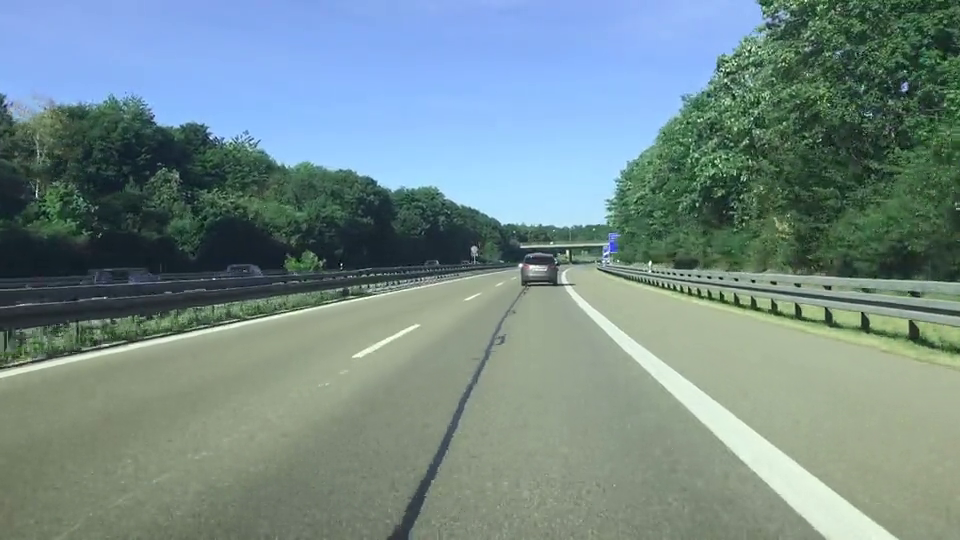
#> input picture frame 39 of assignment_4/Lane_video.mp4, 960 x 540 px, given in place of traffic_assignment.mp4, which was not available
$ jupyter execute assignment_8.ipynb
#> lines starting #> are read from the running program, lines starting #| are printed output that depends on the picture; pictures that were not available may be replaced by others from this repository, and a replacement may not be noted
[cell 1]
import cv2
import numpy as np
from matplotlib import pyplot as plt

[cell 2]
def display_img(disp_img):
    cv2.imshow('img_display',disp_img)
    cv2.waitKey(0)

[cell 3]
def read_img(path):
    img_matrix = cv2.imread(path)
    display_img(img_matrix)
    return img_matrix

[cell 4]
def img_cvt2gray(img):
    gray_img = cv2.cvtColor(img,cv2.COLOR_BGR2GRAY)
    return gray_img

[cell 5]
def lk_opticalFlow(prev_img, curr_img, cornerPts):
    Lk_pts, status, err = cv2.calcOpticalFlowPyrLK(prev_img, curr_img, cornerPts, None, winSize  = (15, 15), maxLevel = 2,
                                       criteria = (cv2.TERM_CRITERIA_EPS | cv2.TERM_CRITERIA_COUNT, 10, 0.03))
    return(Lk_pts, status, err)

[cell 6]
def cornerPoints(grey):
    # params for ShiTomasi corner detection
    points = cv2.goodFeaturesToTrack(grey, mask = None ,maxCorners = 100, qualityLevel = 0.3, minDistance = 7, blockSize = 7)
    return points

[cell 7]
cap = cv2.VideoCapture("assignment_8/traffic_assignment.mp4")

# Write video
frame_width = int(cap.get(3))
frame_height = int(cap.get(4))
size = (frame_width, frame_height)
# save video in .avi format at 30fps
result_opticalFlow = cv2.VideoWriter('assignment_8/Traffic_opticalFlow.avi', cv2.VideoWriter_fourcc(*'MJPG'), 30, size)
# save video in .avi format at 30fps
result_mask = cv2.VideoWriter('assignment_8/Traffic_mask.avi', cv2.VideoWriter_fourcc(*'MJPG'), 30, size)
# Create some random colors
color = np.random.randint(0, 255, (100, 3)) #100 array of dim ((1, 3 )- (R,G,B)) with random val between 0 and 255
# Take first frame and find corners in it
ret, old_frame = cap.read()
#> old_frame is the input picture: shape (540, 960, 3); mean B, G, R 137.7, 139, 116.4
old_gray = img_cvt2gray(old_frame)
#> in img_cvt2gray, `gray_img = cv2.cvtColor(img,cv2.COLOR_BGR2GRAY)`:
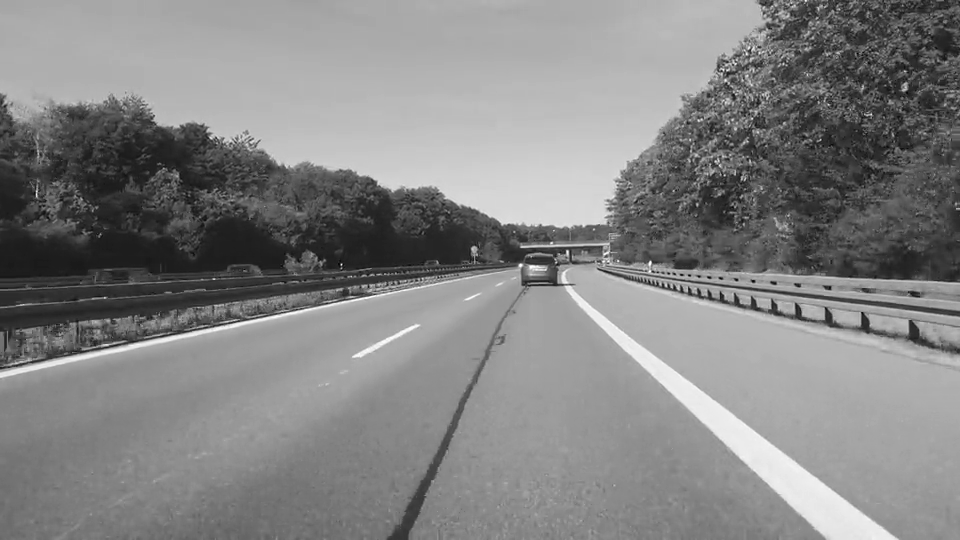
#> gray_img: shape (540, 960); min 0, max 255, mean 132
Prev_points = cornerPoints(old_gray) # detect initial location of corner points using ShiTomasi corner detection algorithm
#> in cornerPoints, `points = cv2.goodFeaturesToTrack(grey, mask = None ,maxCorners = 100, ..`: points = 64 rows, first 8: [568, 249], [725, 71], [664, 287], [747, 52], [727, 81], [474, 248], [652, 262], [734, 62]
#> Prev_points has the same summary as points in cornerPoints
# Create a mask image for drawing purposes
mask = np.zeros_like(old_frame)
once=True
while(1):
    ret, frame = cap.read()
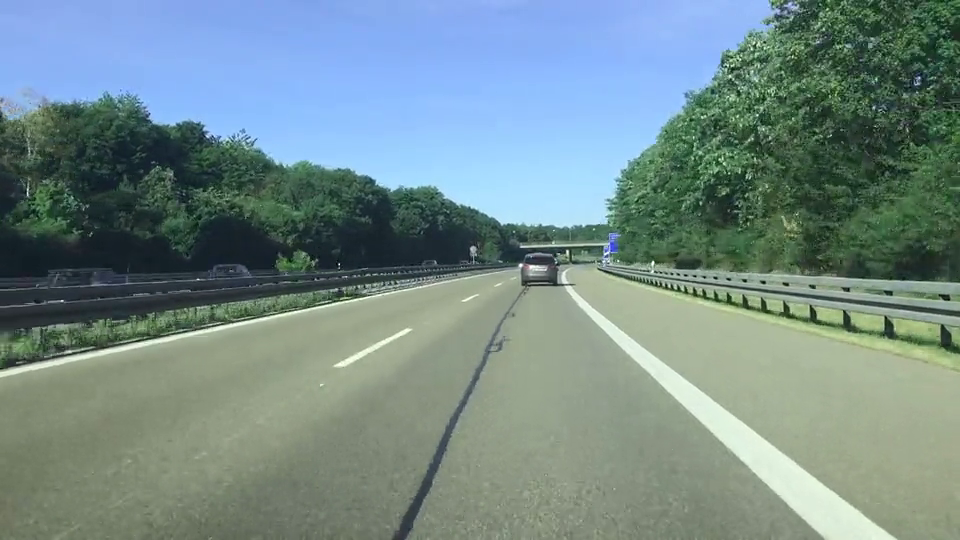
#> input picture frame 40 of assignment_4/Lane_video.mp4, 960 x 540 px, given in place of traffic_assignment.mp4, which was not available
#> frame is the input picture: shape (540, 960, 3); mean B, G, R 137.6, 139.1, 116.3
    if not ret:
        print('No frames grabbed!')
        break
    frame_gray = img_cvt2gray(frame)
#> in img_cvt2gray (call 2), `gray_img = cv2.cvtColor(img,cv2.COLOR_BGR2GRAY)`:
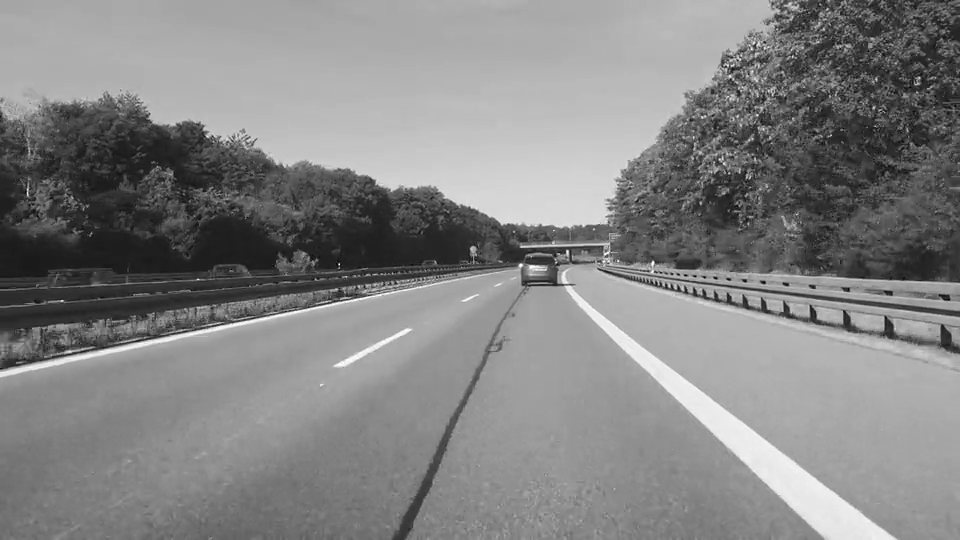
#> gray_img: shape (540, 960); min 0, max 255, mean 132

    # Track detected corners using Lucas kanade sparse optical flow and returns next displacement of corner points using current position
    (Current_points,status_Lk,Error_Lk) = lk_opticalFlow(old_gray,frame_gray,Prev_points)
#> in lk_opticalFlow, `Lk_pts, status, err = cv2.calcOpticalFlowPyrLK(prev_img, curr_img, cor..`: Lk_pts = 64 rows, first 8: [568, 248.9], [729.4, 66.62], [667.3, 287.6], [752, 47.1], [731.4, 76.93], [473, 248], [654.7, 261.9], [738.5, 57.53]; status = 64 values from 1 to 1; err = 64 values, max 31.14 at index 53, min 0.988 at index 10, mean 8.42
#> Current_points has the same summary as Lk_pts in lk_opticalFlow; status_Lk = 64 values from 1 to 1; Error_Lk has the same summary as err in lk_opticalFlow
    # Select good points
    if Current_points is not None:
        Lk_good_new = Current_points[status_Lk==1] # converts 3d array to 2d
#> Lk_good_new = 64 pairs, first value 147.5 to 916.8, second value -1.51 to 307.7
        Lk_good_old = Prev_points[status_Lk==1]
#> Lk_good_old = 64 pairs, first value 152 to 904, second value 1 to 307
    # draw the tracks
    for i, (new, old) in enumerate(zip(Lk_good_new, Lk_good_old)):
        a, b = new.ravel()
        c, d = old.ravel()
        mask = cv2.line(mask, (int(a), int(b)), (int(c), int(d)), color[i].tolist(), 2)
        frame = cv2.circle(frame, (int(a), int(b)), 5, color[i].tolist(), -1)
#> this loop made 64 passes
#> (a, b, c, d) on passes 1 to 12: (568, 248.9, 568, 249), (729.4, 66.62, 725, 71), (667.3, 287.6, 664, 287), (752, 47.1, 747, 52), (731.4, 76.93, 727, 81), (473, 248, 474, 248), (654.7, 261.9, 652, 262), (738.5, 57.53, 734, 62), (675.7, 288.7, 672, 288), (655.9, 284.5, 653, 284), (521.1, 266, 521, 266), (721.2, 158.9, 717, 161)
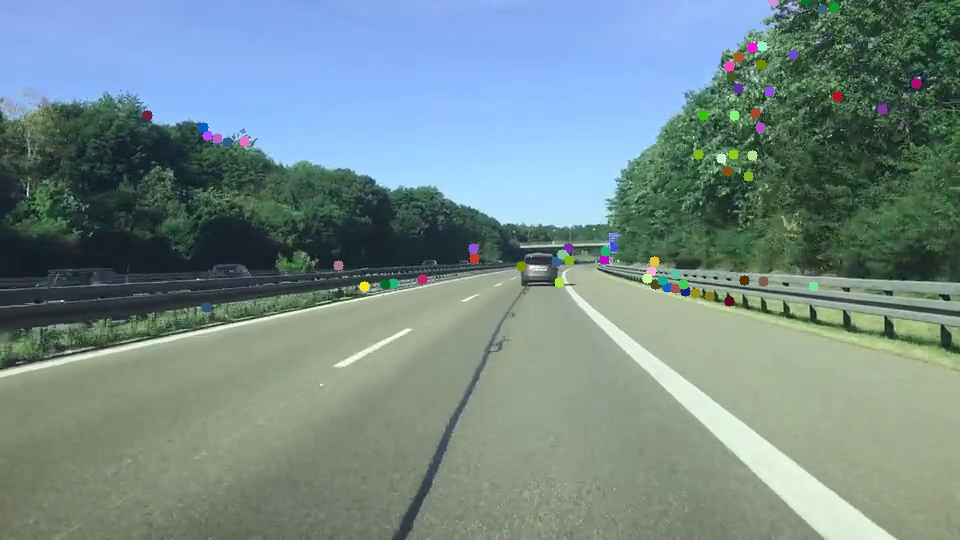
#> frame: shape (540, 960, 3); mean B, G, R 137.6, 139, 116.6
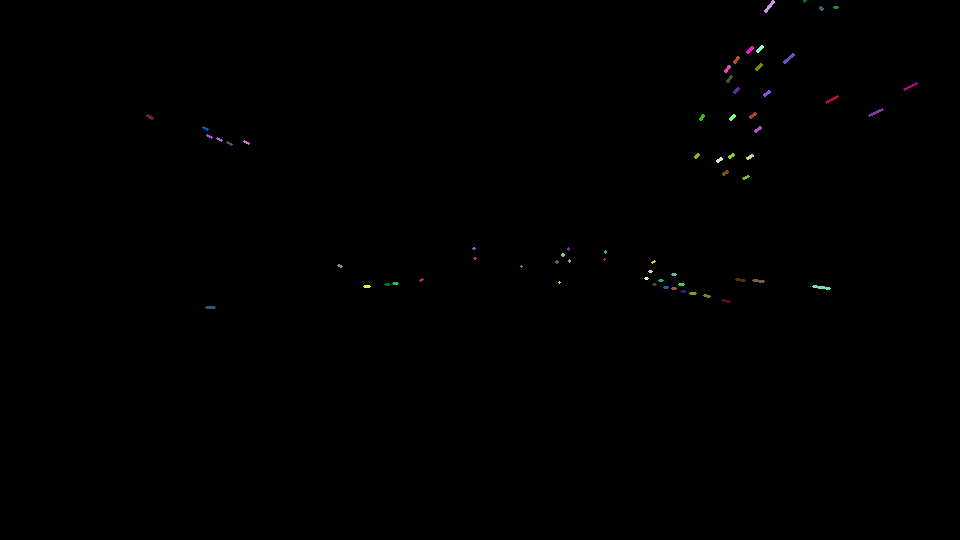
#> mask: shape (540, 960, 3); mean of channels 0, 1, 2 0.3, 0.3, 0.3; drawn as B, G, R

    #merge mask and frmae
    img_opticalFlow = cv2.add(frame, mask)
    #save video
    result_opticalFlow.write(img_opticalFlow)
    result_mask.write(mask)
    #display video frame
    cv2.imshow('optical flow mask',mask)
    cv2.imshow('optical flow',img_opticalFlow)
    cv2.waitKey(1)
    # Now update the previous frame and previous points
    old_gray = frame_gray.copy()
    Prev_points = Lk_good_new.reshape(-1, 1, 2) # reshape to (1,2) dim matrix of n matrix (-1 means, max matrix possible)
#> Prev_points has the same summary as Lk_pts in lk_opticalFlow
cv2.destroyAllWindows()

$ run again, starting later in the video
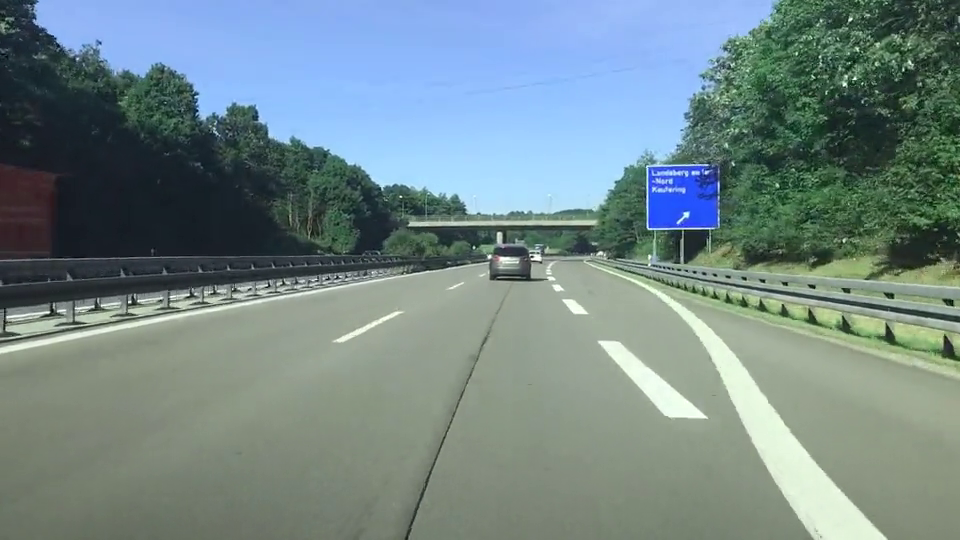
#> input picture frame 175 of assignment_4/Lane_video.mp4, 960 x 540 px, given in place of traffic_assignment.mp4, which was not available
#> old_frame is the input picture: shape (540, 960, 3); mean B, G, R 136.4, 135.7, 115.5
#> points = 100 rows, first 8: [268, 283], [649, 227], [129, 303], [683, 232], [50, 311], [191, 295], [531, 257], [7, 318]
#> `Prev_points = cornerPoints(old_gray)`: Prev_points has the same summary as points in cornerPoints
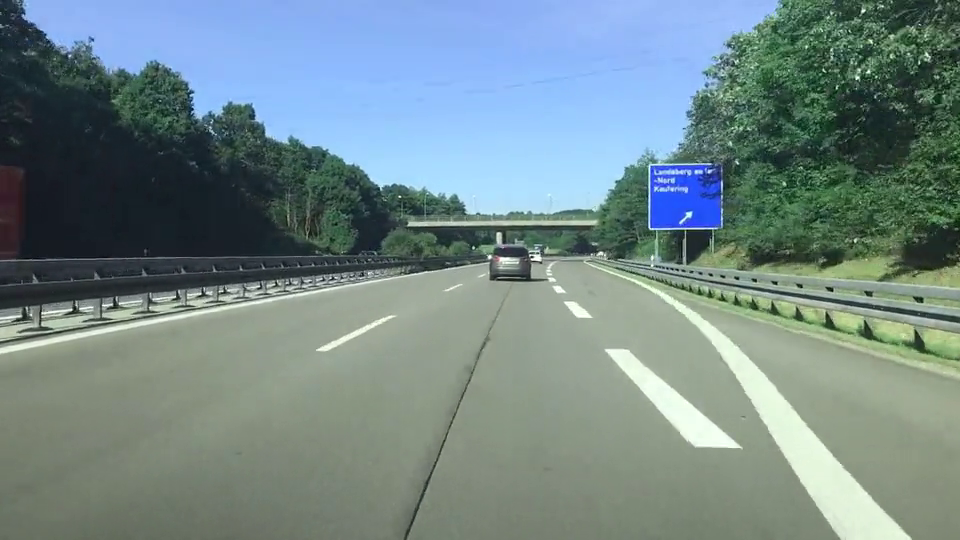
#> input picture frame 176 of assignment_4/Lane_video.mp4, 960 x 540 px, given in place of traffic_assignment.mp4, which was not available
#> frame is the input picture: shape (540, 960, 3); mean B, G, R 136.6, 136.1, 115.4
#> Lk_pts = 100 rows, first 8: [260, 284.3], [650.7, 227], [110.5, 305.9], [685.5, 232], [51.15, 311.2], [202.7, 294.1], [530.9, 257.3], [-23.18, 319.5]; status = 100 values, max 1 at index 0, min 0 at index 7, mean 0.98
#> Current_points has the same summary as Lk_pts in lk_opticalFlow; status_Lk has the same summary as status in lk_opticalFlow
#> Lk_good_new = 98 pairs, first value 18.96 to 952.1, second value -2.15 to 317.7
#> Lk_good_old = 98 pairs, first value 31 to 952, second value 6 to 319
#> the loop `for i, (new, old) in enumerate(zip(Lk_good_new, Lk_good_old)):` made 98 passes
#> (a, b, c, d) on passes 1 to 8: (260, 284.3, 268, 283), (650.7, 227, 649, 227), (110.5, 305.9, 129, 303), (685.5, 232, 683, 232), (51.15, 311.2, 50, 311), (202.7, 294.1, 191, 295), (530.9, 257.3, 531, 257), (489.2, 257.3, 489, 257)
#> after the loop `for i, (new, old) in enumerate(zip(Lk_good_new, Lk_good_old)):`:
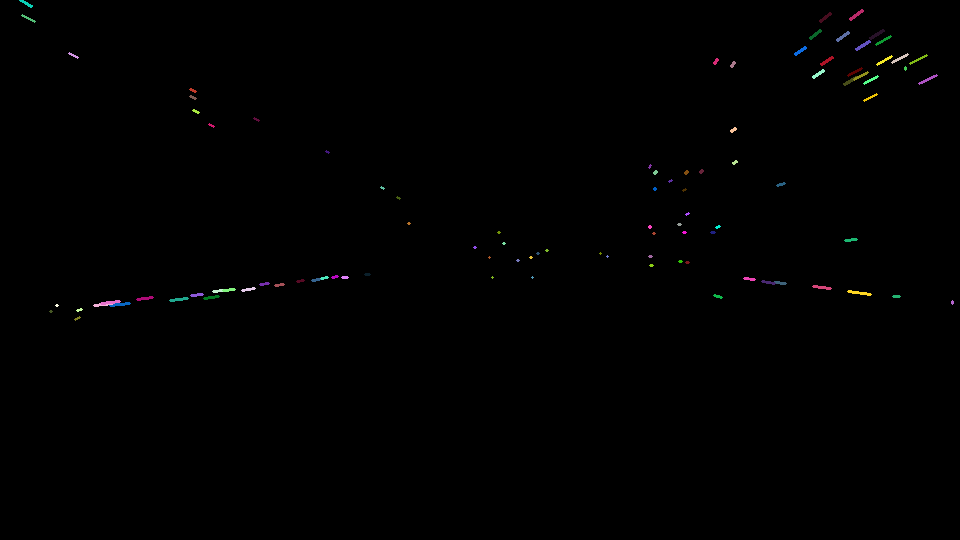
#> mask: shape (540, 960, 3); mean of channels 0, 1, 2 0.6, 0.6, 0.6; drawn as B, G, R
#> `Prev_points = Lk_good_new.reshape(-1, 1, 2)`: Prev_points = 98 rows, first 8: [260, 284.3], [650.7, 227], [110.5, 305.9], [685.5, 232], [51.15, 311.2], [202.7, 294.1], [530.9, 257.3], [489.2, 257.3]

$ run again, starting later in the video
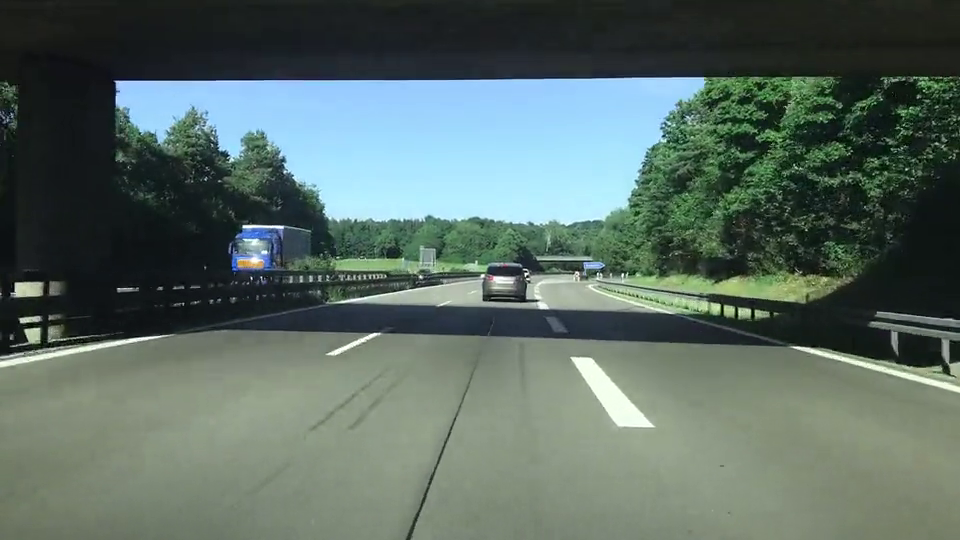
#> input picture frame 312 of assignment_4/Lane_video.mp4, 960 x 540 px, given in place of traffic_assignment.mp4, which was not available
#> old_frame is the input picture: shape (540, 960, 3); mean B, G, R 100.4, 107.6, 90.5
#> points = 67 rows, first 8: [526, 273], [117, 83], [17, 284], [26, 331], [576, 274], [20, 320], [599, 271], [376, 276]
#> `Prev_points = cornerPoints(old_gray)`: Prev_points has the same summary as points in cornerPoints
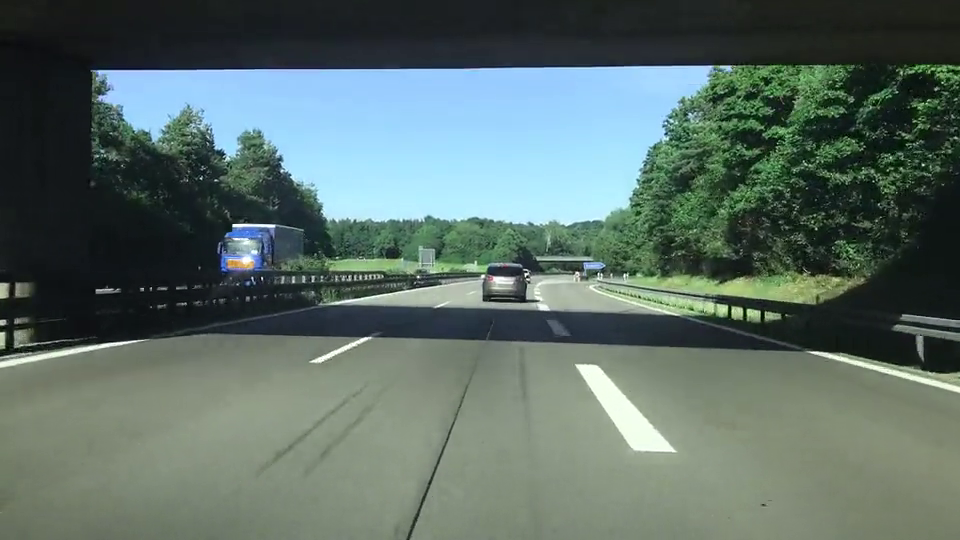
#> input picture frame 313 of assignment_4/Lane_video.mp4, 960 x 540 px, given in place of traffic_assignment.mp4, which was not available
#> frame is the input picture: shape (540, 960, 3); mean B, G, R 103.6, 109.8, 92
#> Lk_pts = 67 rows, first 8: [526.1, 273.3], [95.63, 72.48], [-5.07, 284.7], [15.26, 333.4], [576.2, 274.3], [15.96, 320.5], [599.6, 271.2], [372.4, 276.4]; status = 67 values, max 1 at index 0, min 0 at index 30, mean 0.925; err = 67 values, max 54.41 at index 33, min 0 at index 45, mean 11.74
#> Current_points has the same summary as Lk_pts in lk_opticalFlow; status_Lk has the same summary as status in lk_opticalFlow; Error_Lk has the same summary as err in lk_opticalFlow
#> Lk_good_new = 62 pairs, first value -7.67 to 942.5, second value 70.47 to 343.8
#> Lk_good_old = 62 pairs, first value 13 to 924, second value 79 to 341
#> the loop `for i, (new, old) in enumerate(zip(Lk_good_new, Lk_good_old)):` made 62 passes
#> (a, b, c, d) on passes 1 to 8: (526.1, 273.3, 526, 273), (95.63, 72.48, 117, 83), (-5.07, 284.7, 17, 284), (15.26, 333.4, 26, 331), (576.2, 274.3, 576, 274), (15.96, 320.5, 20, 320), (599.6, 271.2, 599, 271), (372.4, 276.4, 376, 276)
#> after the loop `for i, (new, old) in enumerate(zip(Lk_good_new, Lk_good_old)):`:
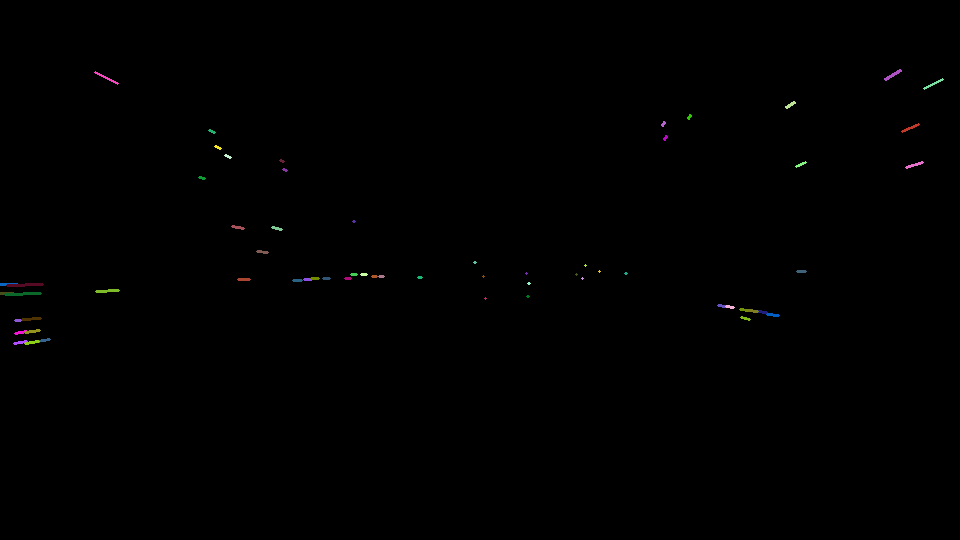
#> mask: shape (540, 960, 3); mean of channels 0, 1, 2 0.4, 0.4, 0.4; drawn as B, G, R
#> `Prev_points = Lk_good_new.reshape(-1, 1, 2)`: Prev_points = 62 rows, first 8: [526.1, 273.3], [95.63, 72.48], [-5.07, 284.7], [15.26, 333.4], [576.2, 274.3], [15.96, 320.5], [599.6, 271.2], [372.4, 276.4]
